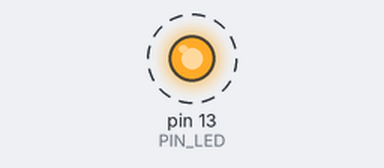
This sketch was run on a simulated Arduino Uno, built with avr-gcc and run on an emulated ATmega328P. Parts: output pins drawn as LEDs (lit = HIGH). Dashed ring = blinking. What the sketch prints to the serial monitor is not drawn.

Above: at 0.5 s.
Timing chart, 0 to 4.6 s (numbered marks = the images above):
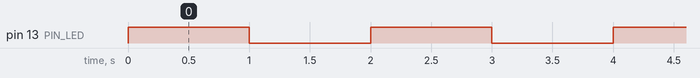

Measured:
- by itself, pin 13 (PIN_LED): alternates HIGH for 1.0 s and LOW for 1.0 s

The sketch:

04_example_3.ino
```cpp
#define PIN_LED 13
unsigned int count = 0;
bool ledState = false;

void setup() {
  Serial.begin(115200);
  while (!Serial) {
    ;
  }
  Serial.println("Hello World!");

  pinMode(PIN_LED, OUTPUT);
  digitalWrite(PIN_LED, LOW);
}

void loop() {
  Serial.println(++count);
  ledState = !ledState;
  digitalWrite(PIN_LED, ledState);
  delay(1000);
}
```
